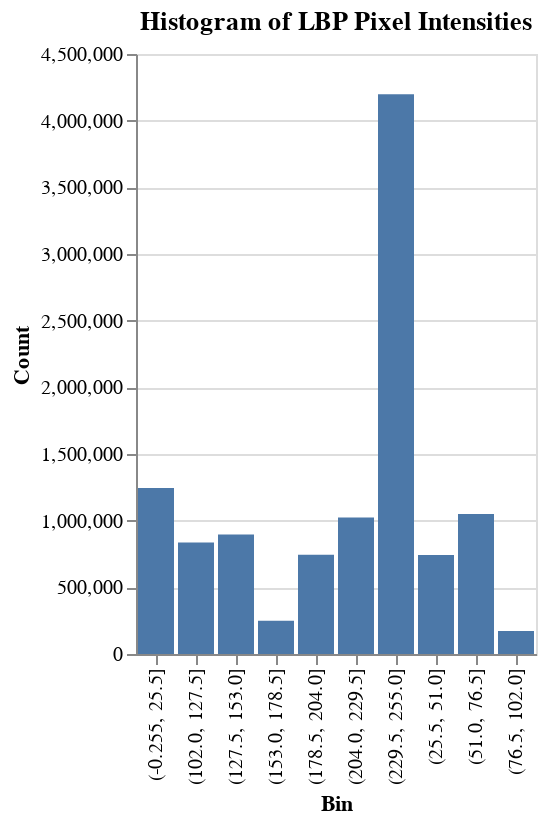

Source (notebook cell):
### Code cell
photo_altHist

### Figure 1 — Vega-Lite specification as saved in the notebook (floating-point values rounded to 4 significant figures)
{"config": {"view": {"continuousWidth": 300, "continuousHeight": 300}}, "data": {"name": "data-f3c20c42b573b39266580f0712cdd22e"}, "mark": {"type": "bar"}, "encoding": {"x": {"field": "Bin", "type": "ordinal"}, "y": {"field": "Count", "type": "quantitative"}}, "params": [{"name": "param_6", "select": {"type": "interval", "encodings": ["x", "y"]}, "bind": "scales"}], "title": "Histogram of LBP Pixel Intensities", "$schema": "https://vega.github.io/schema/vega-lite/v5.8.0.json", "datasets": {"data-f3c20c42b573b39266580f0712cdd22e": [{"Bin": "(-0.255, 25.5]", "Count": 1244460}, {"Bin": "(25.5, 51.0]", "Count": 743235}, {"Bin": "(51.0, 76.5]", "Count": 1049637}, {"Bin": "(76.5, 102.0]", "Count": 172512}, {"Bin": "(102.0, 127.5]", "Count": 836337}, {"Bin": "(127.5, 153.0]", "Count": 896847}, {"Bin": "(153.0, 178.5]", "Count": 249522}, {"Bin": "(178.5, 204.0]", "Count": 744225}, {"Bin": "(204.0, 229.5]", "Count": 1023552}, {"Bin": "(229.5, 255.0]", "Count": 4197585}]}}
